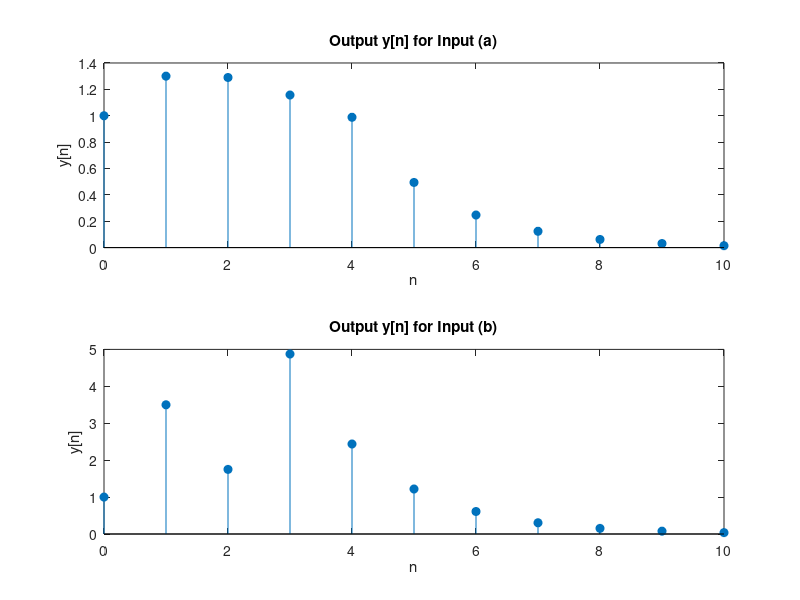

Recreate this plot in MATLAB.
%{
h[n] = (0.5)𝑛{𝑢[𝑛] – 𝑢[𝑛 – 10])
(a) 𝑥[𝑛] = (0.8)𝑛 (𝑢[𝑛]– 𝑢[𝑛 − 5]) 
(b) x[n] = δ[n] + 3δ[n – 1] + 4δ[n – 3]
%}


% Time index
n = 0:10;

% Impulse response h[n] = (0.5)^n for 0 <= n < 10
h = (0.5).^n;
h(n >= 10) = 0;  % Ensure h[n] is zero at n = 10

% Input (a): x[n] = (0.8)^n for 0 <= n < 5
x1 = (0.8).^n;
x1(n >= 5) = 0;

% Output (a): convolution
y1 = conv(x1, h);
y1 = y1(1:11);  % Truncate to n = 0 to 10

% Input (b): x[n] = δ[n] + 3δ[n-1] + 4δ[n-3]
x2 = zeros(size(n));
x2(n == 0) = 1;
x2(n == 1) = 3;
x2(n == 3) = 4;

% Output (b): convolution
y2 = conv(x2, h);
y2 = y2(1:11);  % Truncate to n = 0 to 10

% Plotting
figure;
subplot(2,1,1);
stem(n, y1, 'filled');
title('Output y[n] for Input (a)');
xlabel('n'); ylabel('y[n]');

subplot(2,1,2);
stem(n, y2, 'filled');
title('Output y[n] for Input (b)');
xlabel('n'); ylabel('y[n]');
